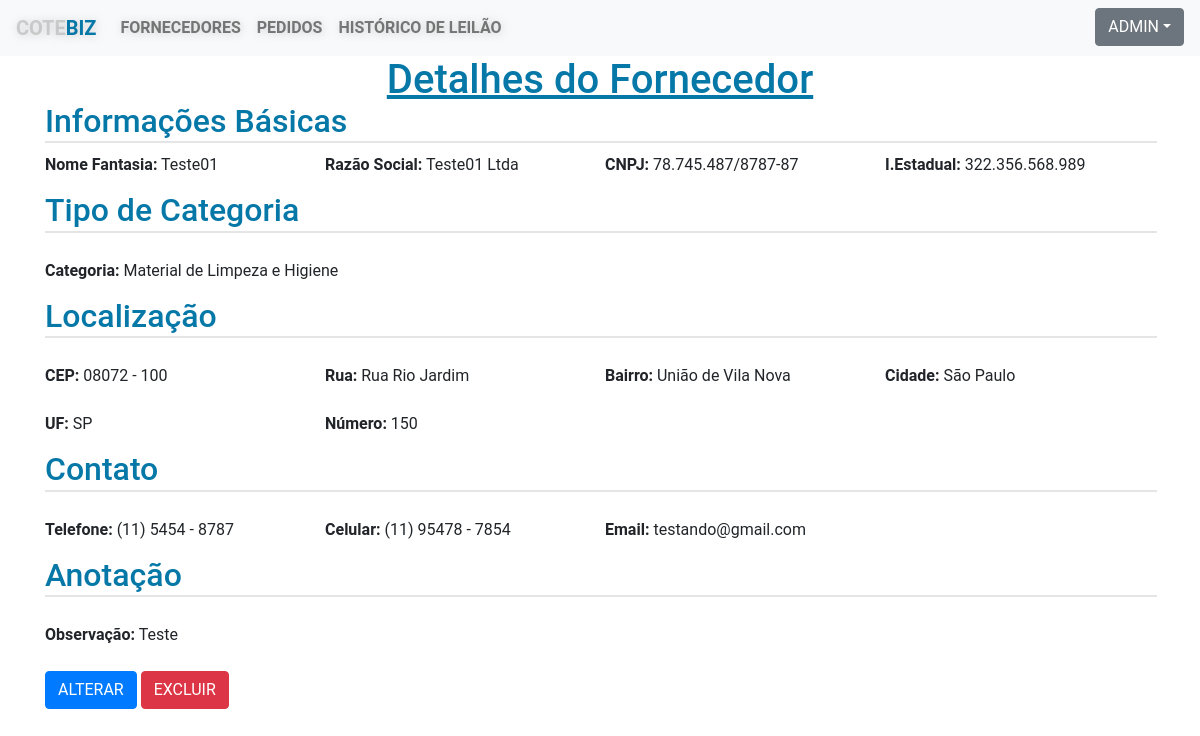
Page /detalhar_fornecedor/1/ (signed in) on the committed database.
### core/models.py (models this page shows, shortened)
class Fornecedor(models.Model):
    fornecedor = models.CharField('Nome Fantasia', max_length=40, unique=True)
    razao_social = models.CharField('Razão Social.', max_length=80)
    cnpj = models.CharField('CNPJ',max_length=18)
    inscricao_estadual = models.CharField('I.Estadual:',max_length=15)
    categoria_choices = (
                ('Material de Limpeza e Higiene','Material de Limpeza e Higiene'),
                ('Material de Copa','Material de Copa'),
                ('Alimentos em Geral', 'Alimentos em Geral'),
                ('Frutas e Verduras', 'Frutas e Verduras'),
                ('Material de Escritório', 'Material de Escritório'),
                ('Bebidas', 'Bebidas'),
                ('Descartáveis e Embalagens', 'Descartáveis e Embalagens'),
                ('Itens de Manutenção Básica', 'Itens de Manutenção Básica'),
    )
    categoria = models.CharField(max_length=100, choices=categoria_choices)
    cep = models.CharField('CEP', max_length=11)
    rua = models.CharField('Rua', max_length=100)
    bairro = models.CharField('Bairro', max_length=30)
    cidade = models.CharField('Cidade', max_length=30)
    uf = models.CharField('UF', max_length=30)
    numero = models.CharField('Número', max_length=10)
    telefone = models.CharField('Telefone', max_length=16, null=True, blank=True)
    celular = models.CharField('Celular', max_length=17, null=True, blank=True)
    email = models.CharField('Email', max_length=150, null=True, blank=True)
    observacao = models.CharField('Observação', max_length=400, null=True, blank=True)
    class Meta:
        verbose_name ='Fornecedor'
        verbose_name_plural ='Fornecedores'

### core/views.py (the view)
# urls.py: path('detalhar_fornecedor/<int:id>/', views.detalhar_fornecedor, name='detalhar_fornecedor'),
@login_required(login_url='/login_user/')
def detalhar_fornecedor(request, id):
    if str(request.user) == 'admin':
        fornecedor = get_object_or_404(Fornecedor, id=id)
        context = {
            'fornecedor':fornecedor
        }
        return render(request, 'detalhar_fornecedor.html', context)
    else:
        return redirect('/')

### core/templates/detalhar_fornecedor.html (shortened to what this page needs)
{% extends "pagina_modelo.html" %}
{% load static %}
{% block content %}
<link rel="stylesheet" href="{% static 'css/fornecedor.css' %}">
<h1 class="text-center">Detalhes do Fornecedor</h1>
<div class="container ">
    <h2>Informações Básicas</h2>
    <hr>
    <div class="form-row">
        <div class="form-group col-md-3">
            <label for="id_fornecedor"><strong>Nome Fantasia:</strong></label>
            {{ fornecedor.fornecedor }}
        </div>
        <div class="form-group col-md-3">
            <label for="id_razao_social"><strong>Razão Social:</strong></label>
            {{ fornecedor.razao_social }}
        </div>
        <div class="form-group col-md-3">
            <label for="id_cnpj"><strong>CNPJ:</strong></label>
            {{ fornecedor.cnpj }}
        </div>
        <div class="form-group col-md-3">
            <label for="id_inscricao_estadual"><strong>I.Estadual:</strong></label>
            {{ fornecedor.inscricao_estadual }}
        </div>
        <div class="form-group col-md-12">
            <h2>Tipo de Categoria</h2>
            <hr>
        </div>
        <div class="form-group col-md-12">
            <label for="id_categoria"><strong>Categoria:</strong></label>
            {{ fornecedor.categoria }}
        </div>
        <div class="form-group col-md-12">
            <h2>Localização</h2>
            <hr>
        </div>
        <div class="form-group col-md-3">
            <label for="id_cep"><strong>CEP:</strong></label>
            {{ fornecedor.cep }}
        </div>
        <div class="form-group col-md-3">
            <label for="id_rua"><strong>Rua:</strong></label>
            {{ fornecedor.rua }}
        </div>
        <div class="form-group col-md-3">
            <label for="id_bairro"><strong>Bairro:</strong></label>
            {{ fornecedor.bairro }}
        </div>
        <div class="form-group col-md-3">
            <label for="id_cidade"><strong>Cidade:</strong></label>
            {{ fornecedor.cidade }}
        </div>
        <div class="form-group col-md-3">
            <label for="id_uf"><strong>UF:</strong></label>
            {{ fornecedor.uf }}
        </div>
        <div class="form-group col-md-3">
            <label for="id_numero"><strong>Número:</strong></label>
            {{ fornecedor.numero }}
        </div>
        <div class="form-group col-md-12">
            <h2>Contato</h2>
            <hr>
        </div>
        <div class="form-group col-md-3">
            <label for="id_telefone"><strong>Telefone:</strong></label>
            {{ fornecedor.telefone }}
        </div>
        <div class="form-group col-md-3">
            <label for="id_celular"><strong>Celular:</strong></label>
            {{ fornecedor.celular }}
        </div>
        <div class="form-group col-md-3">
                <label for="id_email"><strong>Email:</strong></label>
            {{ fornecedor.email }}
        </div>
        <div class="form-group col-md-12">
            <h2>Anotação</h2>
            <hr>
        </div>
        <div class="form-group col-md-12">
            <label for="id_observacao"><strong>Observação:</strong></label>
            {{ fornecedor.observacao }}
        </div>
    </div>
    <a href="/atualizar_fornecedor/{{fornecedor.id}}">
        <button type="button" class="btn btn-primary"> Alterar</button>
    </a>
    <button type="button" class="btn btn-danger" data-toggle="modal" data-target="#modal_confirm">Excluir</button>
</div>
{% endblock %}

### core/templates/pagina_modelo.html (shortened to what this page needs)
{% load static %}
<!DOCTYPE html>
<html lang="pt-br">
    <head>
        <link rel="stylesheet" href="https://stackpath.bootstrapcdn.com/bootstrap/4.4.1/css/bootstrap.min.css"
>
        <link rel="stylesheet" href="{% static 'css/site.css' %}">
    </head>
    <header>
        <nav class="navbar navbar-expand-lg navbar-light bg-light">
            <a class="logo a navbar-brand" href="/">cote<span class="logo b">biz</span></a>
            <div class="collapse navbar-collapse" id="navbarNavAltMarkup">
                <div class="navbar-nav">
                    <a onclick=limpar_campos() class="excluir nav-item nav-link" href="/listar_fornecedores/">Fornecedores</a>
                    <a class="excluir nav-item nav-link" href="/listar_pedidos/">Pedidos</a>
                    <a class="excluir nav-item nav-link" href="/listar_produtos_cotados/">Histórico de leilão</a>
                    <div class="dropdown logon">
                        <button class="user btn btn-secondary dropdown-toggle" type="button" id="dropdownMenu2" data-toggle="dropdown" aria-haspopup="true" aria-expanded="false">{{ user.get_username }}</button>
                    </div>
                </div>
            </div>
        </nav>
    </header>
<body>
    {% block content %}{% endblock %}
</body>
</html>

### core/static/css/site.css (style rules this page uses)
body { margin: 0 auto; font-family: 'Roboto', sans-serif; }
a { font-weight: 600; text-decoration: none; text-transform: uppercase; text-shadow: 1px 1px 8px rgba(150, 150, 150, 0.40); }
h1 { color:#0678a8 }
span.b { color: #0678a8; }
.navbar-light .navbar-brand { color: rgba(150, 150, 150, 0.40); }
.navbar-nav { width: 100%; }
div.logon { margin-left: auto; }
button { text-transform: uppercase; }

### staticfiles/css/fornecedor.css (style rules this page uses)
hr { border:0.1px solid rgba(0,0,0,.1); width: 100%; margin-top: -7px; margin-bottom: 10px; }
h1 { text-decoration: underline; }
h2 { margin-top: -10px; color:#0678a8; }

### rows in the picture
Fornecedor: fornecedor "Teste01", razao_social "Teste01 Ltda", cnpj "78.745.487/8787-87", inscricao_estadual "322.356.568.989", categoria "Material de Limpeza e Higiene", cep "08072 - 100", rua "Rua Rio Jardim", bairro "União de Vila Nova", cidade "São Paulo", uf "SP", numero "150", telefone "(11) 5454 - 8787", celular "(11) 95478 - 7854", email "testando@gmail.com", observacao "Teste"

### other values in the picture
{{ user.get_username }} "ADMIN"
